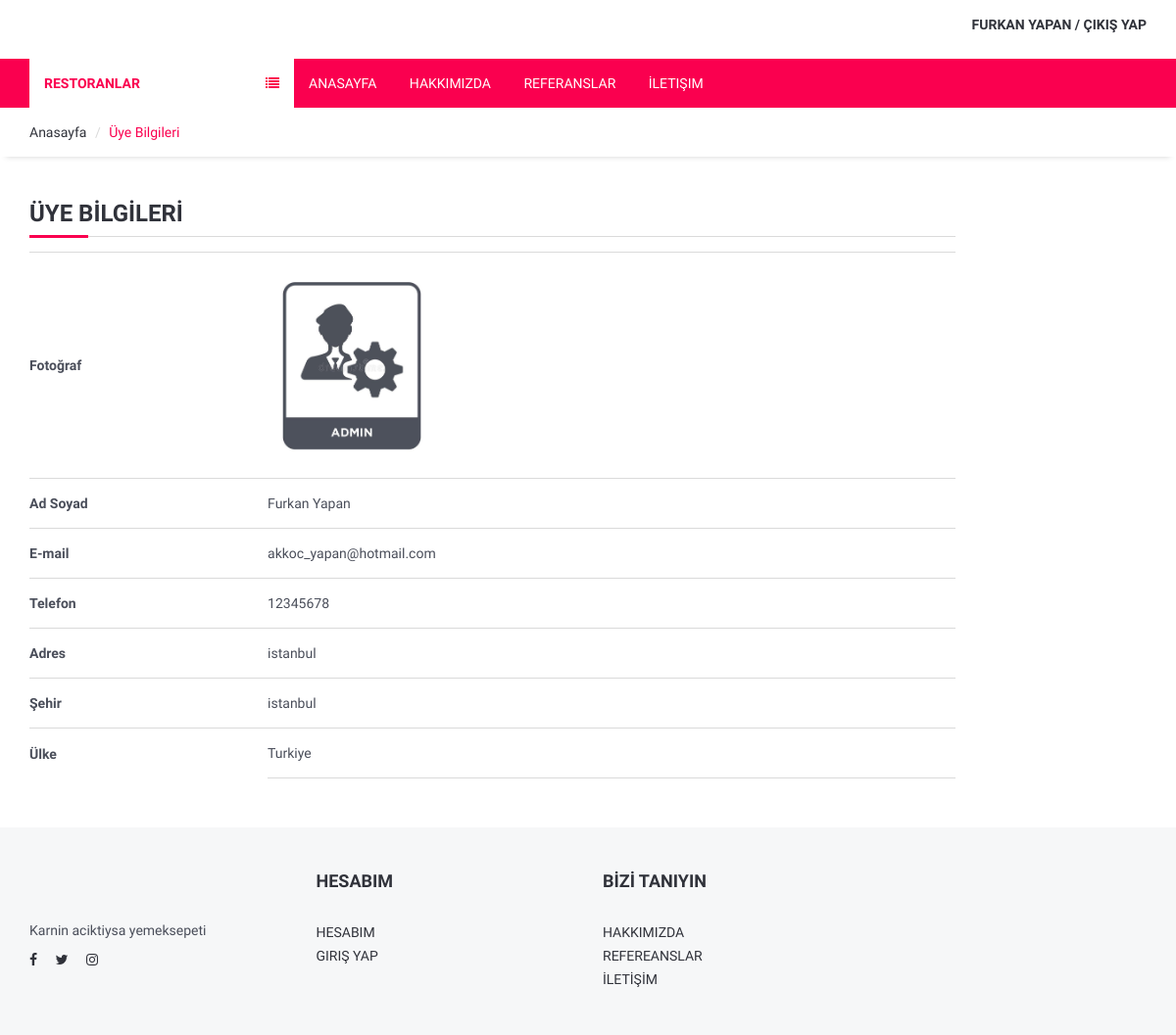
Page /user/ (signed in) on the earlier database version.
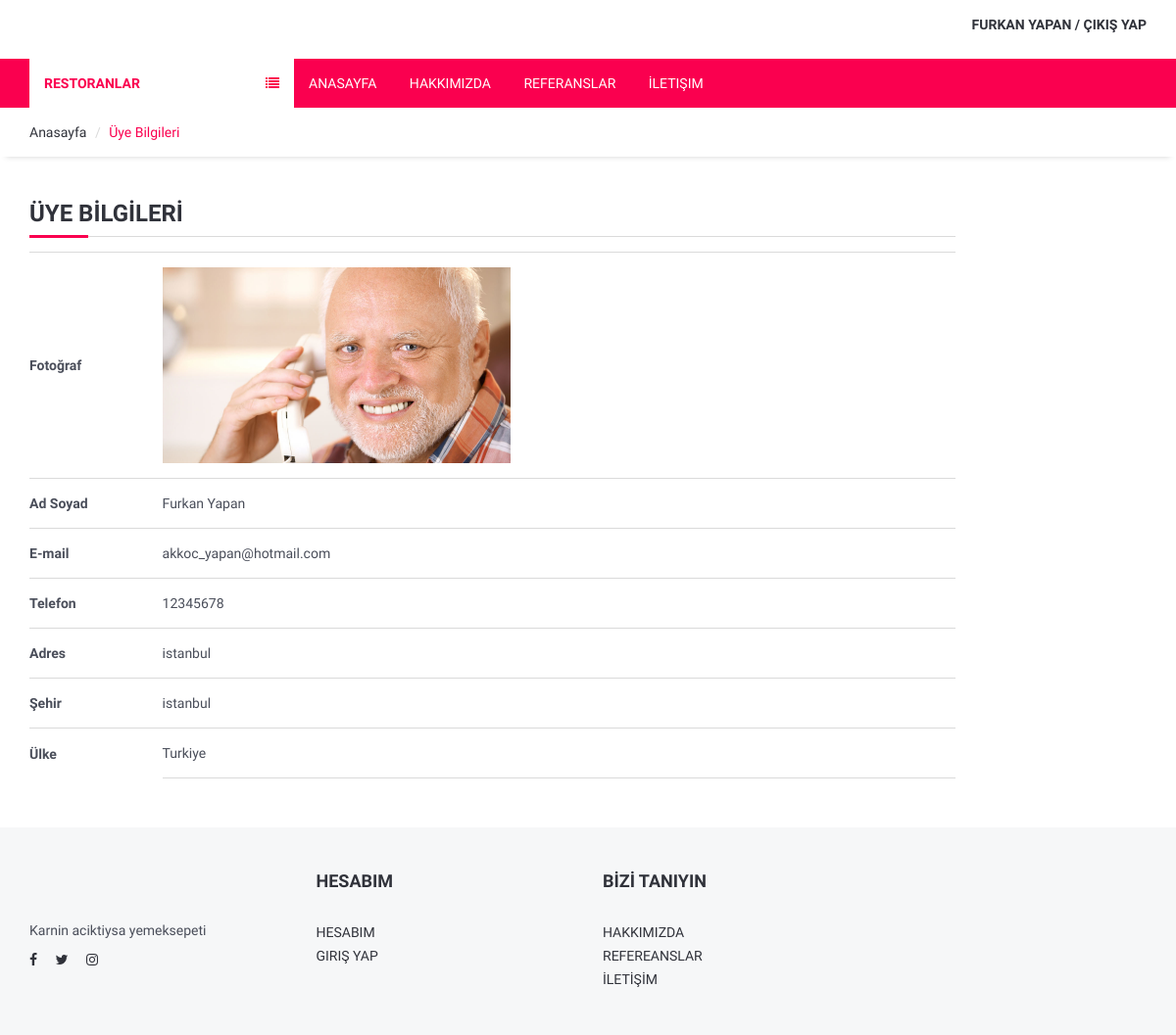
Same page on the later database version.
### home/models.py (models this page shows, shortened)
class UserProfile(models.Model):
    user = models.OneToOneField(User, on_delete=models.CASCADE)
    phone = models.CharField(blank=True, max_length=20)
    address = models.CharField(blank=True, max_length=150)
    city = models.CharField(blank=True, max_length=20)
    country = models.CharField(blank=True, max_length=20)
    image = models.ImageField(blank=True, upload_to='images/users/')
    def image_tag(self):
        return mark_safe('<img src="{}" height="50"/>'.format(self.image.url))
    image_tag.short_description = 'Image'

class Setting(models.Model):
    STATUS = (
        ('True', 'Evet'),
        ('False', 'Hayir'),
    )
    title = models.CharField(max_length=150)
    keywords = models.CharField(max_length=255)
    description = models.CharField(max_length=255)
    company = models.CharField(max_length=50)
    address = models.CharField(blank=True, max_length=100)
    phone = models.CharField(blank=True, max_length=15)
    fax = models.CharField(blank=True, max_length=15)
    email = models.CharField(blank=True, max_length=50)
    smtpserver = models.CharField(blank=True, max_length=20)
    smtpemail = models.CharField(blank=True, max_length=20)
    smtppassword = models.CharField(blank=True, max_length=10)
    smtpport = models.CharField(blank=True, max_length=5)
    icon = models.ImageField(blank=True, upload_to='images/')
    facebook = models.CharField(blank=True, max_length=50)
    instagram = models.CharField(blank=True, max_length=50)
    twitter = models.CharField(blank=True, max_length=50)
    aboutus = models.TextField(blank=True)
    contact = models.TextField(blank=True)
    references = models.TextField(blank=True)
    status = models.CharField(max_length=10, choices=STATUS)
    create_at = models.DateTimeField(auto_now_add=True)
    update_at = models.DateTimeField(auto_now=True)

### user/views.py (the view)
# urls.py: path('', views.index, name='index'),
def index(request):
    category = Category.objects.all()
    current_user = request.user
    setting = Setting.objects.get(pk=1)
    profile = UserProfile.objects.get(user_id=current_user.id)
    context = {'category': category, 'profile': profile, 'setting': setting, }
    return render(request, 'user_profile.html', context)

### user/templates/user_profile.html (shortened to what this page needs)
{% extends "homebase.html" %}
{% block sidebar %}
    {% include "sidebar.html" %}
{% endblock %}
{% block content %}
	<div id="breadcrumb">
		<div class="container">
			<ul class="breadcrumb">
				<li><a href="/">Anasayfa</a></li>
				<li class="active">Üye Bilgileri</li>
			</ul>
		</div>
	</div>
	<div class="section">
		<div class="container">
			<div class="row">
                <div class="col-md-10">
                    <div class="section-title">
                        <h3 class="title">Üye Bİlgİlerİ</h3>
                    </div>
                    <table class="shopping-cart-table table">
                        <tr>
                            <th class="text-left">Fotoğraf</th>
                            <td><img src="{{ profile.image.url }}" style="height: 200px "></td>
                        </tr>
                        <tr>
                            <th class="text-left">Ad Soyad</th>
                            <td class="text-left">{{ user.first_name}} {{ user.last_name}} </td>
                        </tr>
                        <tr>
                            <th class="text-left">E-mail</th>
                            <td class="text-left">{{ profile.user.email}}</td>
                        </tr>
                        <tr>
                            <th class="text-left">Telefon</th>
                            <td class="text-left">{{ profile.phone}}</td>
                        </tr>
                        <tr>
                            <th class="text-left">Adres</th>
                            <td class="text-left">{{ profile.address}}</td>
                        </tr>
                        <tr>
                            <th class="text-left">Şehir</th>
                            <td class="text-left">{{ profile.city}}</td>
                        </tr>
                        <tr>
                            <th class="text-left">Ülke</th>
                            <td class="text-left">{{ profile.country}}</td>
                        </tr>
                    </table>
                </div>
            </div>
		</div>
	</div>
{% endblock %}

### home/templates/homebase.html (shortened to what this page needs)
<!DOCTYPE html>
<html lang="en">
<head>
    {% load static %}
	<link type="text/css" rel="stylesheet" href="{% static 'css/bootstrap.min.css' %}" />
	<link type="text/css" rel="stylesheet" href="{%static 'css/slick.css' %}" />
	<link type="text/css" rel="stylesheet" href="{%static 'css/slick-theme.css' %}" />
	<link type="text/css" rel="stylesheet" href="{%static 'css/nouislider.min.css' %}" />
	<link rel="stylesheet" href="{%static 'css/font-awesome.min.css' %}" />
	<link type="text/css" rel="stylesheet" href="{%static 'css/style.css' %}" />
</head>
<body>
    {% include 'header.html' %}
    {% block sidebar %}  {% endblock %}
    {% block content %} {% endblock %}
    {% include 'footer.html' %}
</body>
</html>

### home/templates/header.html (shortened to what this page needs)
{% load static %}
	<header>
		<div id="header">
			<div class="container">
				<div class="pull-left">
				</div>
				<div class="pull-right">
					<ul class="header-btns">
                            {% if user.id is not None %}
							<p><strong><a href="/user/" class="text-uppercase">{{ user.first_name}} {{ user.last_name}}</a> / <a href="/logout/" class="text-uppercase">Çıkış Yap</a></strong></p>
                            {% else %}
							<p><strong><a href="/login/" class="text-uppercase">Giriş Yap</a> / <a href="/signup/" class="text-uppercase">Üye Ol</a></strong></p>
						    {% endif %}
					</ul>
				</div>
			</div>
		</div>
	</header>

### home/templates/sidebar.html (shortened to what this page needs)
{% load static %}
	<div id="navigation">
		<div class="container">
			<div id="responsive-nav">
                <div class="category-nav show-on-click">
					<span class="category-header">restoranlar <i class="fa fa-list"></i></span>
                {% load mptt_tags %}
                    {% recursetree category %}
                                    </div>
                                </div>
                            </div>
                    {% endrecursetree %}
				</div>
				<div class="menu-nav">
					<ul class="menu-list">
						<li><a href="/">Anasayfa</a></li>
						<li><a href="/hakkimizda">Hakkımızda</a></li>
                        <li><a href="/referanslar">Referanslar</a></li>
						<li><a href="/iletisim">İletişim</a></li>
					</ul>
				</div>

### home/templates/footer.html (shortened to what this page needs)
{% load static %}
	<footer id="footer" class="section section-grey">
		<div class="container">
			<div class="row">
				<div class="col-md-3 col-sm-6 col-xs-6">
					<div class="footer">
						<div class="footer-logo">
						</div>
						<p>{{ setting.description }}</p>
						<ul class="footer-social">
							<li><a href="{{setting.facebook}}"><i class="fa fa-facebook"></i></a></li>
							<li><a href="{{setting.twitter}}"><i class="fa fa-twitter"></i></a></li>
							<li><a href="{{setting.instagram}}"><i class="fa fa-instagram"></i></a></li>
						</ul>
					</div>
				</div>
				<div class="col-md-3 col-sm-6 col-xs-6">
					<div class="footer">
						<h3 class="footer-header">Hesabım</h3>
						<ul class="list-links">
							<li><a href="/user/">Hesabim</a></li>
							<li><a href="/login/">Giriş Yap</a></li>
						</ul>
					</div>
				</div>
				<div class="col-md-3 col-sm-6 col-xs-6">
					<div class="footer">
						<h3 class="footer-header">bİzİ tanıyın</h3>
						<ul class="list-links">
							<li><a href="/hakkimizda">HAKKIMIZDA</a></li>
							<li><a href="/referanslar">REFEREANSLAR</a></li>
							<li><a href="/iletisim">İLETİŞİM</a></li>
						</ul>
					</div>
				</div>
			</div>
		</div>
	</footer>

### home/static/css/style.css (style rules this page uses)
body { font-family: 'Hind', sans-serif; color: #4A4E5A; overflow-x: hidden; }
h1, h2, h3, h4, h5, h6 { color: #30323A; margin: 0 0 10px; font-weight: 700; }
a { color: #30323A; -webkit-transition: 0.3s color; transition: 0.3s color; }
strong { color: #30323A; }
ul, ol { margin: 0; padding: 0; list-style: none }
.list-links li>a { position: relative; display: inline-block; text-transform: uppercase; padding: 2px 0px; -webkit-transition: 0.3s all; transition: 0.3s all; }
.list-links li>a:before { content: "\f105"; position: absolute; left: 0px; font-family: FontAwesome; -webkit-transform: translateX(-10px); -ms-transform: translateX(-10px); transform: translateX(-10px); opacity: 0; visibility: hidden; -webkit-transition: 0.3s all; transition: 0.3s all; }
.section { padding-top: 30px; padding-bottom: 30px; }
.section-grey { background: #F6F7F8; }
.section-title { position: relative; margin-bottom: 15px; margin-top: 15px; border-bottom: 1px solid #DADADA; }
.section-title .title { display: inline-block; text-transform: uppercase; }
.section-title:after { content: ""; position: absolute; left: 0; bottom: -1.5px; height: 3px; width: 60px; background-color: #fa004f; }
#breadcrumb { -webkit-box-shadow: 0px 6px 6px -6px rgba(0, 0, 0, 0.175); box-shadow: 0px 6px 6px -6px rgba(0, 0, 0, 0.175); }
.breadcrumb { background-color: transparent; border: none; border-radius: 0px; padding: 15px 0px; margin: 0; }
.breadcrumb>.active { color: #fa004f; }
.breadcrumb>li+li:before { color: #DADADA; }
#header { padding-top: 15px; padding-bottom: 15px; }
#navigation { background-color: #fa004f; }
#navigation .container { position: relative; }
.category-nav { float: left; width: 270px; }
.category-nav .category-header { padding: 15px; display: block; text-transform: uppercase; background: #FFFF; color: #fa004f; font-weight: 700; }
.category-nav .category-header>i { float: right; line-height: 20px; }
.menu-nav .menu-list>li { display: inline-block; }
.menu-nav .menu-list>li>a { display: block; padding: 15px; color: #FFF; text-transform: uppercase; }
.shopping-cart-table>tbody>tr>td, .shopping-cart-table>tbody>tr>th, .shopping-cart-table>tfoot>tr>td, .shopping-cart-table>tfoot>tr>th, .shopping-cart-table>thead>tr>td, .shopping-cart-table>thead>tr>th { padding: 15px 0px; vertical-align: middle; border-top: 1px solid #DADADA; }
.shopping-cart-table>tbody>tr:last-child>td { border-bottom: 1px solid #DADADA; }
.footer { margin: 15px 0px; }
.footer .footer-header { font-size: 18px; text-transform: uppercase; margin-bottom: 30px; }
.footer-logo { margin-bottom: 30px; }
.footer-social>li { display: inline-block; margin-right: 15px; margin-bottom: 6px; }
.footer-social>li:last-child { margin-right: 0px; }

Differences in the rows shown:
changed UserProfile "istanbul": image: a different picture
